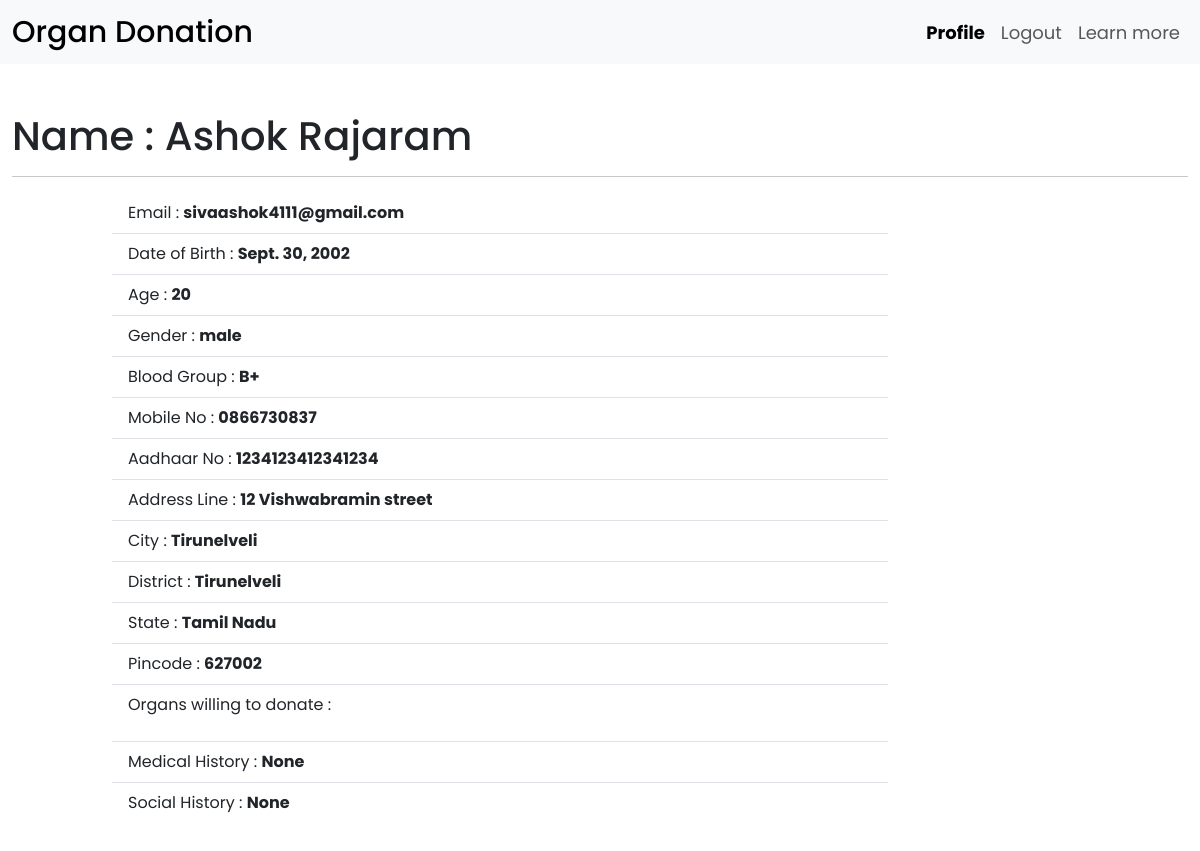
Before: /home/ (signed in) with the older database file.
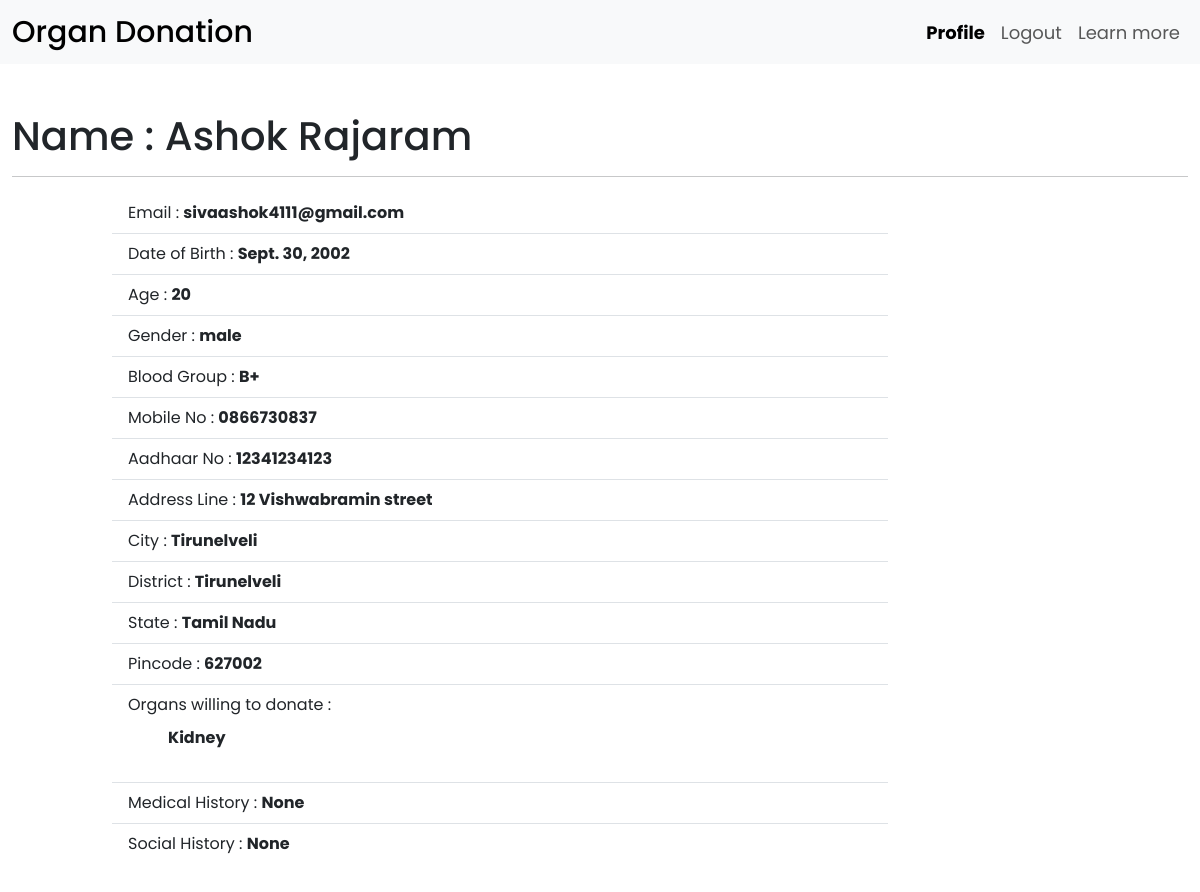
After: the same page with the newer database file.
### organdonation/models.py (models this page shows, shortened)
class User(AbstractUser):
   email = models.EmailField(unique=True)
   USERNAME_FIELD = 'email'
   REQUIRED_FIELDS = []
   is_donor = models.BooleanField("Is Donor", default=False)
   is_recipient = models.BooleanField("Is Recipient", default=False)

class Donor(models.Model):
   user = models.OneToOneField(User, on_delete=models.CASCADE, primary_key=True)
   email = models.EmailField(max_length=150, null=True)
   first_name = models.CharField(max_length=60)
   last_name = models.CharField(max_length=60)
   dob = models.DateField(null=True)
   age = models.CharField(max_length=2 ,null=True)
   gender = models.CharField(max_length=10)
   mobile = models.CharField(max_length=10)
   blood_group = models.CharField(max_length=3)
   aadhaar = models.CharField(max_length=16)
   addr_line = models.CharField(max_length=100)
   city = models.CharField(max_length=60)
   district = models.CharField(null=True, max_length=60)
   state = models.CharField(max_length=60)
   pincode = models.CharField(max_length=6)
   organs = models.ManyToManyField(Organ)
   medical_history = models.TextField(max_length=200)
   social_history = models.TextField(max_length=200)

class Organ(models.Model):
   name = models.CharField(max_length=20)
   def __str__(self):
      return self.name

### organdonation/views.py (the view, shortened to what this page needs)
# urls.py: 2. Add a URL to urlpatterns:  path('', views.home, name='home')
@login_required(login_url='login')
def home(request):
    current_user = request.user
    if current_user.is_authenticated and current_user.is_donor:
        organlist = (current_user.donor.organs.all())
        return render(request, 'organdonation/index.html', {'user': current_user, 'organslist': organlist})

### organdonation/templates/organdonation/index.html (shortened to what this page needs)
{% extends 'organdonation/base.html' %}
{% load static %}
{% block csslink%}
{% if user.is_authenticated %}
<link rel="stylesheet" href="{% static 'organdonation/css/style1.css' %}" />
{% else %}
<link rel="stylesheet" href="{% static 'organdonation/css/style.css' %}" />
{% endif %}
{%endblock csslink %}
{% block body %}
	{% if user.is_authenticated and user.is_donor %}
		<div class="container-fluid my-5">
			<div class="row">
				<div class="col-md-12">
					<h1>Name : {{user.first_name}} {{user.last_name}} {{ user.gender }}</h1>
					<hr>
				</div>
			</div>
			<div class="row">
				<div class="col-md-8 offset-md-1">
					<ul class="list-group list-group-flush">
						<li class="list-group-item">Email : <strong>{{ user.email }}</strong></li>
						<li class="list-group-item">Date of Birth : <strong>{{ user.donor.dob }}</strong></li>
						<li class="list-group-item">Age : <strong>{{ user.donor.age }}</strong></li>
						<li class="list-group-item">Gender : <strong>{{ user.donor.gender }}</strong></li>
						<li class="list-group-item">Blood Group :
							<strong>
							{% if user.donor.blood_group == 'bp' %}
								B+
							{% elif user.donor.blood_group == 'bn' %}
								B-
							{% elif user.donor.blood_group == 'an' %}
								A-
							{% elif user.donor.blood_group == 'ap' %}
								A+
							{% elif user.donor.blood_group == 'op' %}
								O+
							{% elif user.donor.blood_group == 'on' %}
								O-
							{% elif user.donor.blood_group == 'abp' %}
								AB+
							{% elif user.donor.blood_group == 'abn' %}
								AB-
							{% endif %}
						</strong></li>
						<li class="list-group-item">Mobile No : <strong>{{ user.donor.mobile }}</strong></li>
						<li class="list-group-item">Aadhaar No : <strong>{{ user.donor.aadhaar }}</strong></li>
						<li class="list-group-item">Address Line : <strong>{{ user.donor.addr_line }}</strong></li>
						<li class="list-group-item">City : <strong>{{ user.donor.city }}</strong></li>
						<li class="list-group-item">District : <strong>{{ user.donor.district }}</strong></li>
						<li class="list-group-item">State : <strong>{{ user.donor.state }}</strong></li>
						<li class="list-group-item">Pincode : <strong>{{ user.donor.pincode }}</strong></li>
						<li class="list-group-item">Organs willing to donate : <br>
							<table class="table table-borderless w-auto">
								<thead>
									<tr>
											{% for organs in organslist %}
											<th><ul>{{  organs | capfirst  }}</ul></th>
											{% endfor %}
										</tr>
									</thead>
								</table>
						</li>
						<li class="list-group-item">Medical History : <strong>{{ user.donor.medical_history }}</strong></li>
						<li class="list-group-item">Social History : <strong>{{ user.donor.social_history }}</strong></li>
					</ul>
				</div>
			</div>
		</div>
	{% endif %}
{% endblock body %}

### organdonation/templates/organdonation/base.html (shortened to what this page needs)
{% load static %}
<html lang="en">
	<head>
		{% block csslink %} {% endblock %}
		<link
			rel="stylesheet"
			href="{% static 'organdonation/bootstrap/css/bootstrap.min.css' %}"
		/>
	</head>
	<body class="img-fluid">
		<nav class="navbar navbar-expand-lg bg-light">
			<div class="container-fluid">
				<a class="navbar-brand h1 mb-0" href="#">Organ Donation</a>
				{% include 'organdonation/navbar.html' %}
			</div>
		</nav>
		{% block body %} {% endblock %}
	</body>
</html>

### organdonation/templates/organdonation/navbar.html (shortened to what this page needs)
{% load static %}
{% if user.is_authenticated and user.is_donor %}
<div class="collapse navbar-collapse" id="navbarNavDropdown">
   <ul class="navbar-nav nav-fill ms-auto">
      <li class="nav-item">
         <a class="nav-link active" aria-current="page" href="{% url 'home' %}">Profile</a>
      </li>
      <li class="nav-item">
         <a class="nav-link" href={% url 'userlogout'%}>Logout</a>
      </li>
      <li class="nav-item">
         <a class="nav-link" href="#">Learn more</a>
      </li>
   </ul>
</div>
{% endif %}

### organdonation/static/organdonation/css/style1.css (style rules this page uses)
:root { --background-color: #f2e9e4; --light: #c9ada7; --medium: #9a8c98; --dark: #4a4e69; --text-color: #22223b; }
* { margin: 0; padding: 0; box-sizing: border-box; font-family: "Poppins", sans-serif; }
nav { height: 8vh; }
.navbar a { font-size: 18px; }
.navbar .navbar-brand { font-size: 30px; }
.navbar-nav .active { font-weight: bold; }

Changed rows visible on the page:
changed User "Ashok": donor.aadhaar "1234123412341234" → "12341234123"
added Organ: name "Kidney"
